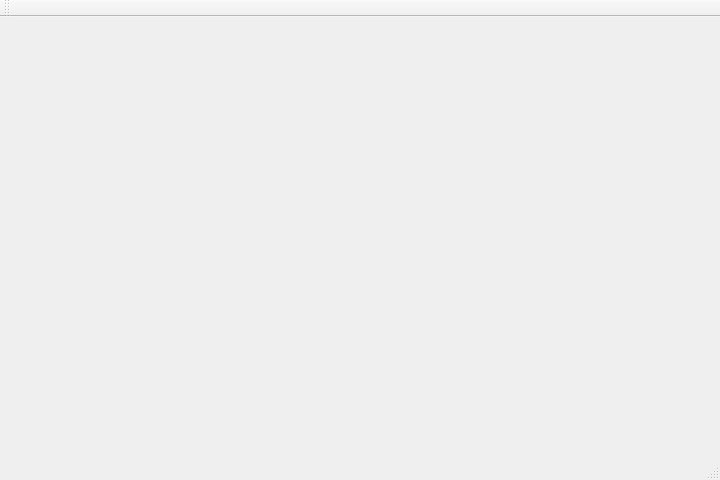
<?xml version="1.0" encoding="UTF-8"?>
<ui version="4.0">
 <class>MainWindow</class>
 <widget class="QMainWindow" name="MainWindow">
  <property name="geometry">
   <rect>
    <x>0</x>
    <y>0</y>
    <width>720</width>
    <height>480</height>
   </rect>
  </property>
  <property name="windowTitle">
   <string>MainWindow</string>
  </property>
  <widget class="QWidget" name="centralWidget"/>
  <widget class="QMenuBar" name="menuBar">
   <property name="geometry">
    <rect>
     <x>0</x>
     <y>0</y>
     <width>720</width>
     <height>23</height>
    </rect>
   </property>
  </widget>
  <widget class="QToolBar" name="mainToolBar">
   <attribute name="toolBarArea">
    <enum>TopToolBarArea</enum>
   </attribute>
   <attribute name="toolBarBreak">
    <bool>false</bool>
   </attribute>
  </widget>
  <widget class="QStatusBar" name="statusBar"/>
 </widget>
 <layoutdefault spacing="6" margin="11"/>
 <resources/>
 <connections/>
</ui>
